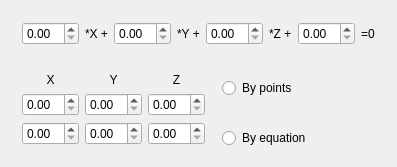
<?xml version="1.0" encoding="UTF-8"?>
<ui version="4.0">
 <class>linePanel</class>
 <widget class="QWidget" name="linePanel">
  <property name="geometry">
   <rect>
    <x>0</x>
    <y>0</y>
    <width>357</width>
    <height>144</height>
   </rect>
  </property>
  <property name="sizePolicy">
   <sizepolicy hsizetype="Minimum" vsizetype="Minimum">
    <horstretch>0</horstretch>
    <verstretch>0</verstretch>
   </sizepolicy>
  </property>
  <property name="windowTitle">
   <string>linePanel</string>
  </property>
  <layout class="QGridLayout" name="gridLayout_2">
   <item row="0" column="0" colspan="3">
    <widget class="QWidget" name="widget_2" native="true">
     <property name="sizePolicy">
      <sizepolicy hsizetype="Minimum" vsizetype="Minimum">
       <horstretch>0</horstretch>
       <verstretch>0</verstretch>
      </sizepolicy>
     </property>
     <layout class="QHBoxLayout" name="horizontalLayout">
      <item>
       <widget class="QDoubleSpinBox" name="doubleSpinBox"/>
      </item>
      <item>
       <widget class="QLabel" name="label">
        <property name="sizePolicy">
         <sizepolicy hsizetype="Fixed" vsizetype="Preferred">
          <horstretch>0</horstretch>
          <verstretch>0</verstretch>
         </sizepolicy>
        </property>
        <property name="text">
         <string>*X +</string>
        </property>
        <property name="alignment">
         <set>Qt::AlignLeading|Qt::AlignLeft|Qt::AlignVCenter</set>
        </property>
       </widget>
      </item>
      <item>
       <widget class="QDoubleSpinBox" name="doubleSpinBox_2"/>
      </item>
      <item>
       <widget class="QLabel" name="label_2">
        <property name="sizePolicy">
         <sizepolicy hsizetype="Fixed" vsizetype="Preferred">
          <horstretch>0</horstretch>
          <verstretch>0</verstretch>
         </sizepolicy>
        </property>
        <property name="text">
         <string>*Y +</string>
        </property>
       </widget>
      </item>
      <item>
       <widget class="QDoubleSpinBox" name="doubleSpinBox_3"/>
      </item>
      <item>
       <widget class="QLabel" name="label_3">
        <property name="sizePolicy">
         <sizepolicy hsizetype="Fixed" vsizetype="Preferred">
          <horstretch>0</horstretch>
          <verstretch>0</verstretch>
         </sizepolicy>
        </property>
        <property name="text">
         <string>*Z +</string>
        </property>
       </widget>
      </item>
      <item>
       <widget class="QDoubleSpinBox" name="doubleSpinBox_5"/>
      </item>
      <item>
       <widget class="QLabel" name="label_7">
        <property name="text">
         <string>=0</string>
        </property>
       </widget>
      </item>
     </layout>
    </widget>
   </item>
   <item row="1" column="0" rowspan="2">
    <widget class="QWidget" name="widget" native="true">
     <layout class="QGridLayout" name="gridLayout">
      <item row="2" column="0">
       <widget class="QDoubleSpinBox" name="doubleSpinBox_10"/>
      </item>
      <item row="2" column="1">
       <widget class="QDoubleSpinBox" name="doubleSpinBox_8"/>
      </item>
      <item row="2" column="2">
       <widget class="QDoubleSpinBox" name="doubleSpinBox_7"/>
      </item>
      <item row="1" column="0">
       <widget class="QDoubleSpinBox" name="doubleSpinBox_9">
        <property name="sizePolicy">
         <sizepolicy hsizetype="Minimum" vsizetype="Preferred">
          <horstretch>0</horstretch>
          <verstretch>0</verstretch>
         </sizepolicy>
        </property>
       </widget>
      </item>
      <item row="1" column="1">
       <widget class="QDoubleSpinBox" name="doubleSpinBox_6">
        <property name="sizePolicy">
         <sizepolicy hsizetype="Minimum" vsizetype="Preferred">
          <horstretch>0</horstretch>
          <verstretch>0</verstretch>
         </sizepolicy>
        </property>
       </widget>
      </item>
      <item row="1" column="2">
       <widget class="QDoubleSpinBox" name="doubleSpinBox_4">
        <property name="sizePolicy">
         <sizepolicy hsizetype="Minimum" vsizetype="Preferred">
          <horstretch>0</horstretch>
          <verstretch>0</verstretch>
         </sizepolicy>
        </property>
       </widget>
      </item>
      <item row="0" column="0">
       <widget class="QLabel" name="label_4">
        <property name="text">
         <string>X</string>
        </property>
        <property name="alignment">
         <set>Qt::AlignCenter</set>
        </property>
       </widget>
      </item>
      <item row="0" column="1">
       <widget class="QLabel" name="label_5">
        <property name="text">
         <string>Y</string>
        </property>
        <property name="alignment">
         <set>Qt::AlignCenter</set>
        </property>
       </widget>
      </item>
      <item row="0" column="2">
       <widget class="QLabel" name="label_6">
        <property name="text">
         <string>Z</string>
        </property>
        <property name="alignment">
         <set>Qt::AlignCenter</set>
        </property>
       </widget>
      </item>
     </layout>
    </widget>
   </item>
   <item row="2" column="1">
    <widget class="QRadioButton" name="radioButton">
     <property name="text">
      <string>By equation</string>
     </property>
    </widget>
   </item>
   <item row="1" column="1">
    <widget class="QRadioButton" name="radioButton_2">
     <property name="text">
      <string>By points</string>
     </property>
    </widget>
   </item>
  </layout>
 </widget>
 <layoutdefault spacing="6" margin="11"/>
 <resources/>
 <connections/>
</ui>
